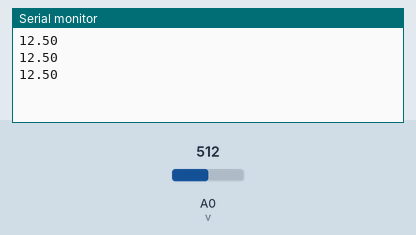
This sketch was run on a simulated Arduino Uno, built with avr-gcc and run on an emulated ATmega328P. Shown: the last lines printed to the serial monitor. Inputs (shaded band) come from the test bench; at power-on: A0 (v) = 512.

Above: at 1.3 s.
1.4 s: A0 (v) set to 716
At 1.9 s:
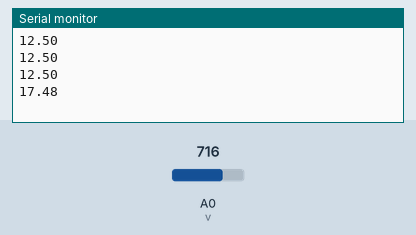
2.9 s: A0 (v) set to 900
At 3.4 s:
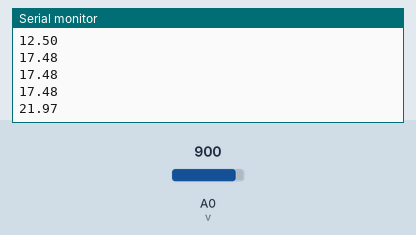
Timing chart, 0 to 5.9 s (numbered marks = the images above; inputs shaded):
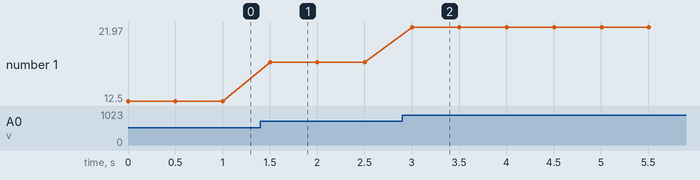

Measured:
- after the input at 1.4 s, the serial monitor: prints a new line after 0.10 s (image 1)
- after the input at 2.9 s, the serial monitor: prints a new line after 0.10 s (image 2)
- plotted number 1: 12.5 → 17.48 after the input at 1.4 s, 17.48 → 21.97 after the input at 2.9 s

The sketch:

main.ino
```cpp
int v = A0;
float vout = 0.0;
float  vin = 0.0;
float r1 = 30000.0;
float r2 = 7500.0;
int val = 0;

void setup() {
  pinMode(v,INPUT);
  Serial.begin(9600);
}

void loop() {
  val  = analogRead(v);
  vout = (val*5.0)/1024.0;
  vin = vout/(r2/(r1+r2));
  Serial.println(vin);
delay(500);
}
```
